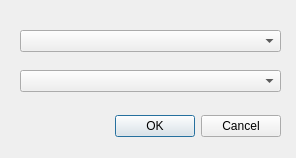
<?xml version="1.0" encoding="UTF-8"?>
<ui version="4.0">
 <class>OpeningDialog</class>
 <widget class="QDialog" name="OpeningDialog">
  <property name="geometry">
   <rect>
    <x>0</x>
    <y>0</y>
    <width>296</width>
    <height>158</height>
   </rect>
  </property>
  <property name="windowTitle">
   <string>Dialog</string>
  </property>
  <widget class="QDialogButtonBox" name="buttonBox">
   <property name="geometry">
    <rect>
     <x>-60</x>
     <y>110</y>
     <width>341</width>
     <height>32</height>
    </rect>
   </property>
   <property name="orientation">
    <enum>Qt::Horizontal</enum>
   </property>
   <property name="standardButtons">
    <set>QDialogButtonBox::Cancel|QDialogButtonBox::Ok</set>
   </property>
  </widget>
  <widget class="QComboBox" name="comboBox">
   <property name="geometry">
    <rect>
     <x>20</x>
     <y>30</y>
     <width>261</width>
     <height>22</height>
    </rect>
   </property>
   <property name="styleSheet">
    <string notr="true"/>
   </property>
  </widget>
  <widget class="QComboBox" name="renderingApi">
   <property name="geometry">
    <rect>
     <x>20</x>
     <y>70</y>
     <width>261</width>
     <height>22</height>
    </rect>
   </property>
  </widget>
 </widget>
 <resources/>
 <connections>
  <connection>
   <sender>buttonBox</sender>
   <signal>accepted()</signal>
   <receiver>OpeningDialog</receiver>
   <slot>accept()</slot>
   <hints>
    <hint type="sourcelabel">
     <x>248</x>
     <y>254</y>
    </hint>
    <hint type="destinationlabel">
     <x>157</x>
     <y>274</y>
    </hint>
   </hints>
  </connection>
  <connection>
   <sender>buttonBox</sender>
   <signal>rejected()</signal>
   <receiver>OpeningDialog</receiver>
   <slot>reject()</slot>
   <hints>
    <hint type="sourcelabel">
     <x>316</x>
     <y>260</y>
    </hint>
    <hint type="destinationlabel">
     <x>286</x>
     <y>274</y>
    </hint>
   </hints>
  </connection>
 </connections>
</ui>
